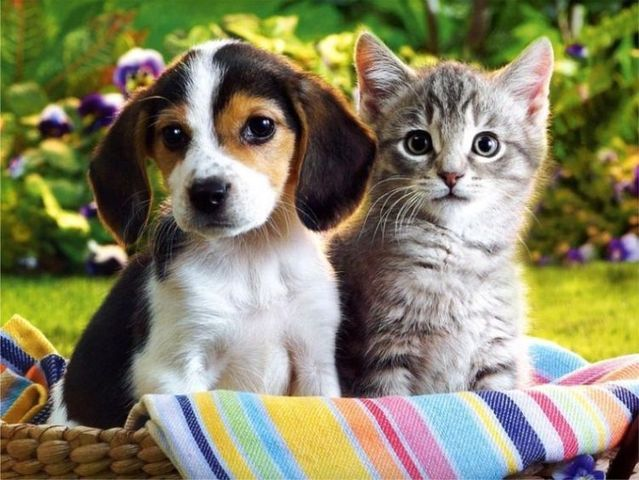
#> input picture Teoría/7. Procesamiento digital de imágenes/imag1.jpg, 639 x 480 px
$ python Color_sps.py
#> lines starting #> are read from the running program, lines starting #| are printed output that depends on the picture
import cv2 as cv
import numpy as np
from matplotlib import pyplot as plt
import ctypes

def RGB_HSV (imag):
    i_hsv = cv.cvtColor(imag, cv.COLOR_BGR2HSV)
    plot_imags(imag, i_hsv, 'RGB', 'HSV') #mostrando imagenes
    split_channs(i_hsv, 'Hue', 'Saturation', 'Value') #Dividiendo canales


def RGB_LAB(imag):
    i_lab = cv.cvtColor(imag, cv.COLOR_BGR2Lab)
    plot_imags(imag, i_lab, 'RGB', 'L*a*b*') #mostrando imagenes
    split_channs(i_lab, 'L*', 'a*', 'b*') #Dividiendo canales

def split_channs(imag, t1='Canal 1', t2='Canal 2', t3='Canal 3'):
    C1, C2, C3 = cv.split(imag)
    plt.subplot(1,3,1)
    plt.imshow(C1, 'gray')
    plt.title(t1)
    plt.subplot(1,3,2)
    plt.imshow(C2, 'gray')
    plt.title(t2)
    plt.subplot(1,3,3)
    plt.imshow(C3, 'gray')
    plt.title(t3)
    plt.show()

def plot_imags(original, transformada, titulo1 = 'Antes', titulo2 = 'Después'):
    plt.subplot(1,2,1)
    plt.imshow(original)
    plt.title(titulo1)
    plt.subplot(1,2,2)
    plt.imshow(transformada)
    plt.title(titulo2)
    plt.show()

imagN = cv.imread('imag1.jpg') # CARGANDO IMAGEN NATURAL BGR
#> imagN is the input picture: shape (480, 639, 3); mean B, G, R 100.4, 130.1, 133
imagS = cv.imread('dibujo.png') # CARGANDO IMAGEN SINTÉTICA BGR
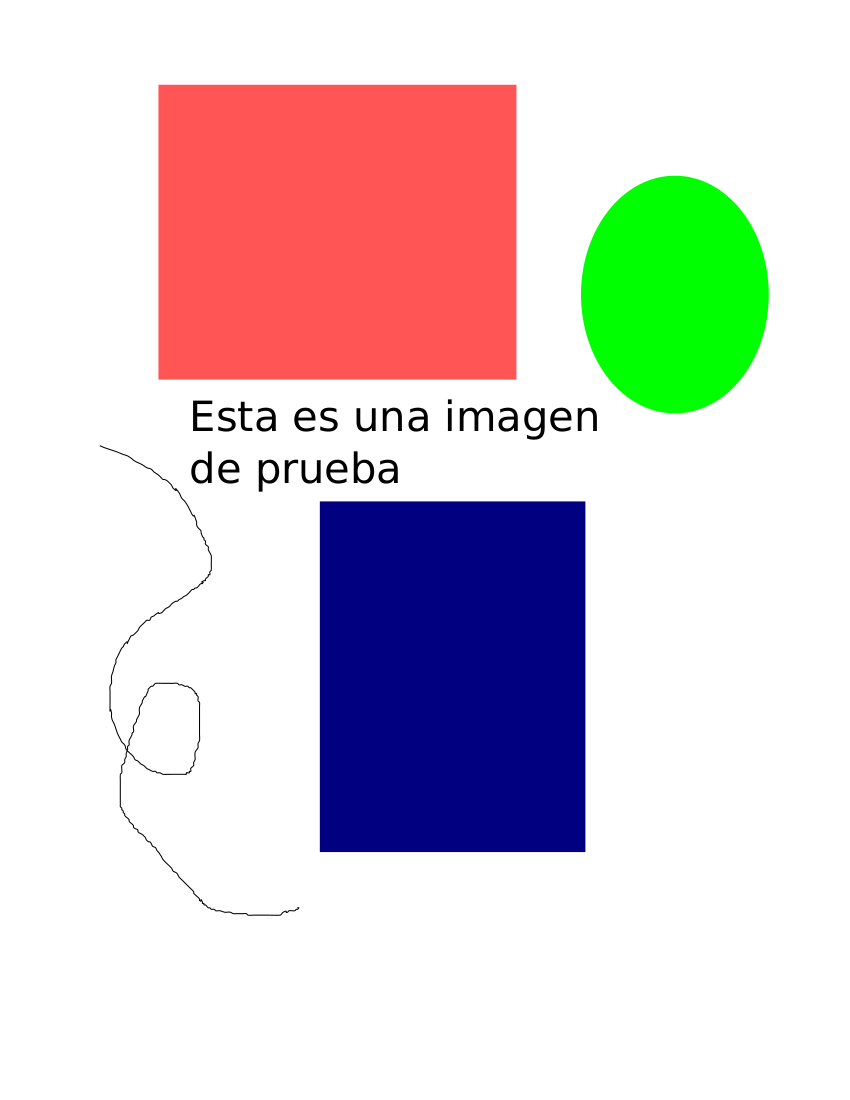
#> input picture Teoría/7. Procesamiento digital de imágenes/dibujo.png, 850 x 1100 px
#> imagS is the input picture: shape (1100, 850, 3); mean B, G, R 211.9, 208.7, 218.3

# Imagenes a RGB
RGB_imagN = cv.cvtColor(imagN, cv.COLOR_BGR2RGB) #BGR -> RGB
RGB_imagS = cv.cvtColor(imagS, cv.COLOR_BGR2RGB) #BGR -> RGB

plot_imags(imagN, RGB_imagN, 'BGR', 'RGB')
split_channs(RGB_imagN, 'Rojo', 'Verde', 'Azul')
#> in split_channs, `C1, C2, C3 = cv.split(imag)`:
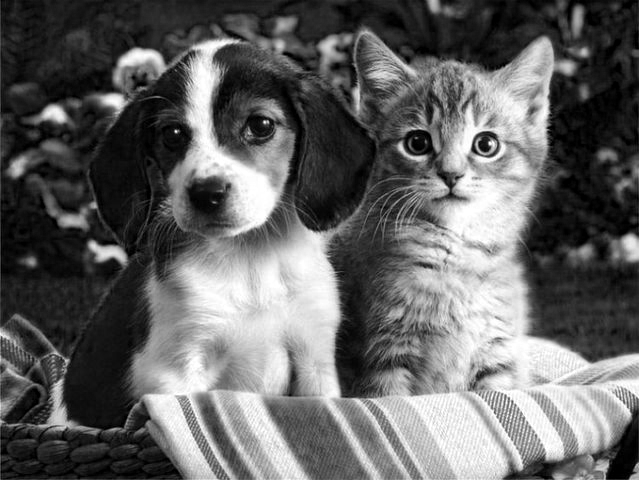
#> C3: shape (480, 639); min 0, max 255, mean 100.4

plot_imags(imagS, RGB_imagS, 'BGR', 'RGB')
split_channs(RGB_imagS, 'Rojo', 'Verde', 'Azul')

#imagen a HSV
RGB_HSV(RGB_imagN)
#> in RGB_HSV, `i_hsv = cv.cvtColor(imag, cv.COLOR_BGR2HSV)`: i_hsv: shape (480, 639, 3); mean H, S, V 92.5, 104.9, 143.7
RGB_HSV(RGB_imagS)
#> in RGB_HSV (call 2), `i_hsv = cv.cvtColor(imag, cv.COLOR_BGR2HSV)`: i_hsv: shape (1100, 850, 3); mean H, S, V 15.9, 54.1, 240.7
#> call 4 of split_channs, with t1 = 'Hue', t2 = 'Saturation', t3 = 'Value'
#> in split_channs (call 4), `C1, C2, C3 = cv.split(imag)`:
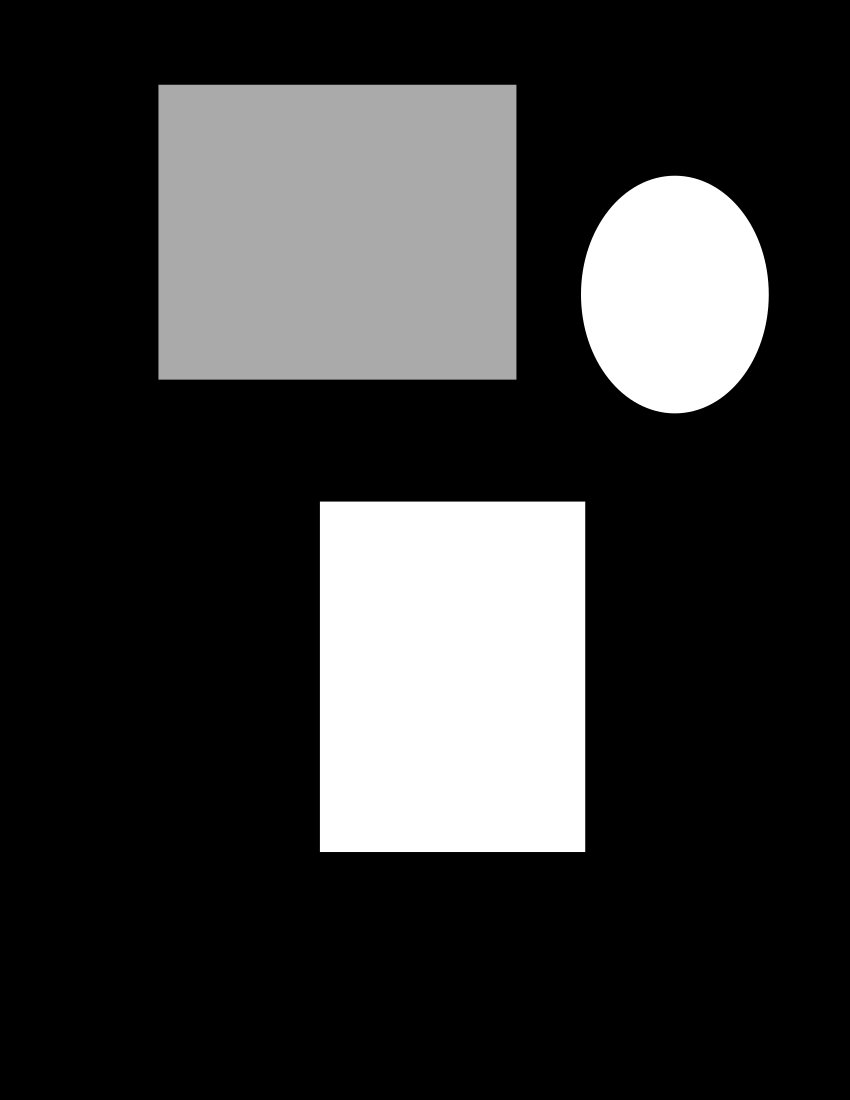
#> C2: shape (1100, 850); min 0, max 255, mean 54.1

#imagen a L*a*b*
RGB_LAB(RGB_imagN)
#> in RGB_LAB, `i_lab = cv.cvtColor(imag, cv.COLOR_BGR2Lab)`: i_lab: shape (480, 639, 3); mean of channels 0, 1, 2 131.7, 120.9, 124.1
#> in split_channs (call 5), `C1, C2, C3 = cv.split(imag)`:
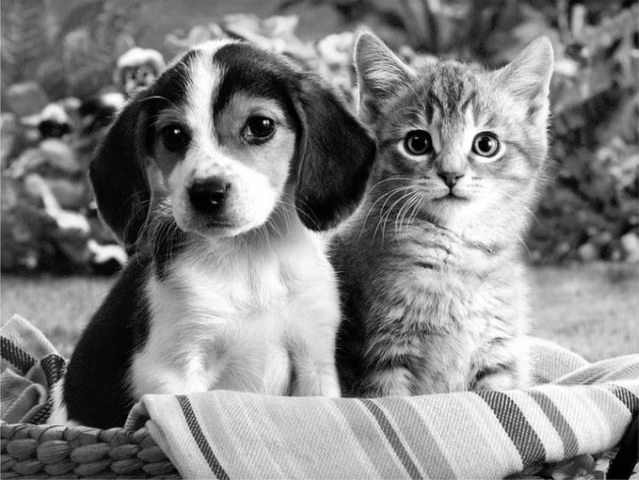
#> C1: shape (480, 639); min 0, max 255, mean 131.7
#> in split_channs (call 5), `C1, C2, C3 = cv.split(imag)`:
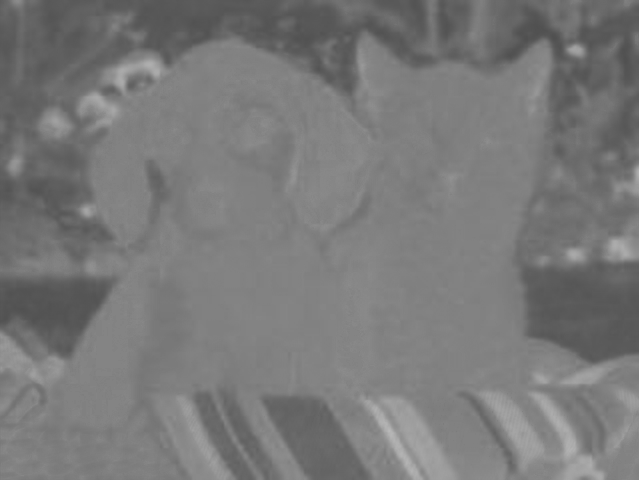
#> C2: shape (480, 639); min 80, max 185, mean 120.9
RGB_LAB(RGB_imagS)
#> in RGB_LAB (call 2), `i_lab = cv.cvtColor(imag, cv.COLOR_BGR2Lab)`: i_lab: shape (1100, 850, 3); mean of channels 0, 1, 2 217.9, 135.3, 125.4
#> in split_channs (call 6), `C1, C2, C3 = cv.split(imag)`:
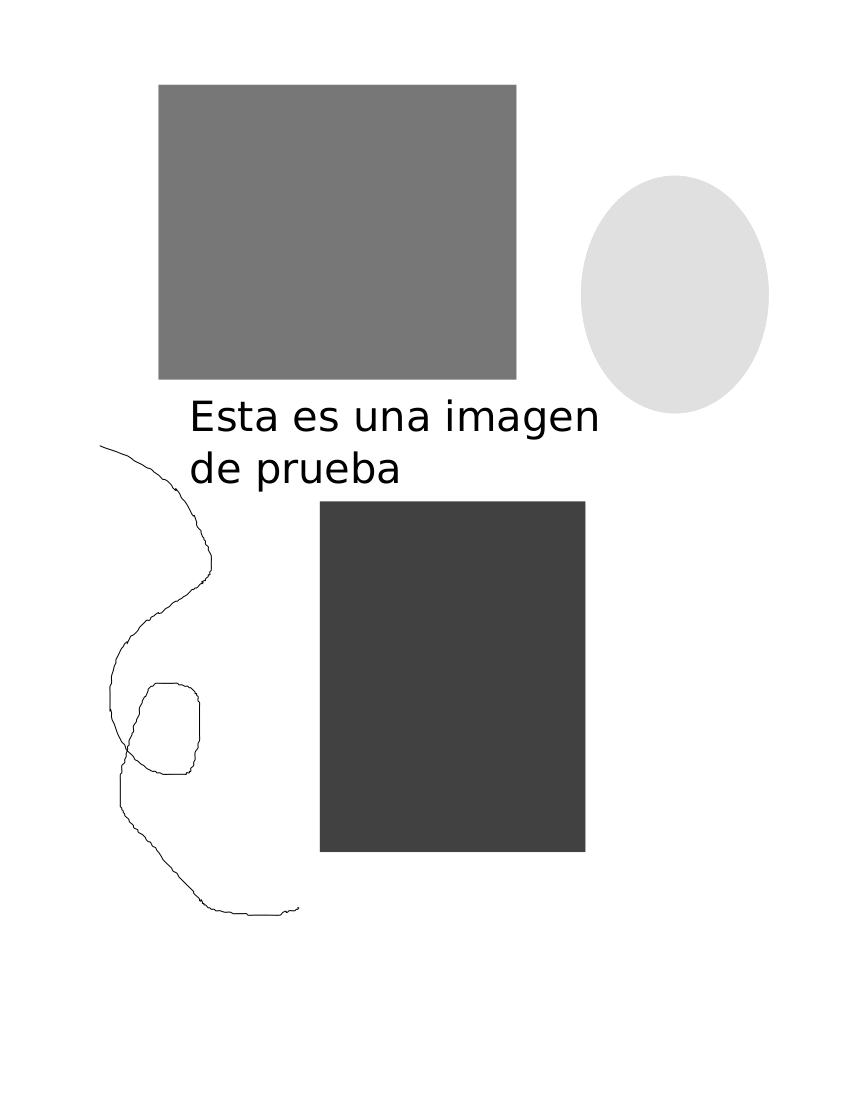
#> C1: shape (1100, 850); min 0, max 255, mean 217.9
#> in split_channs (call 6), `C1, C2, C3 = cv.split(imag)`:
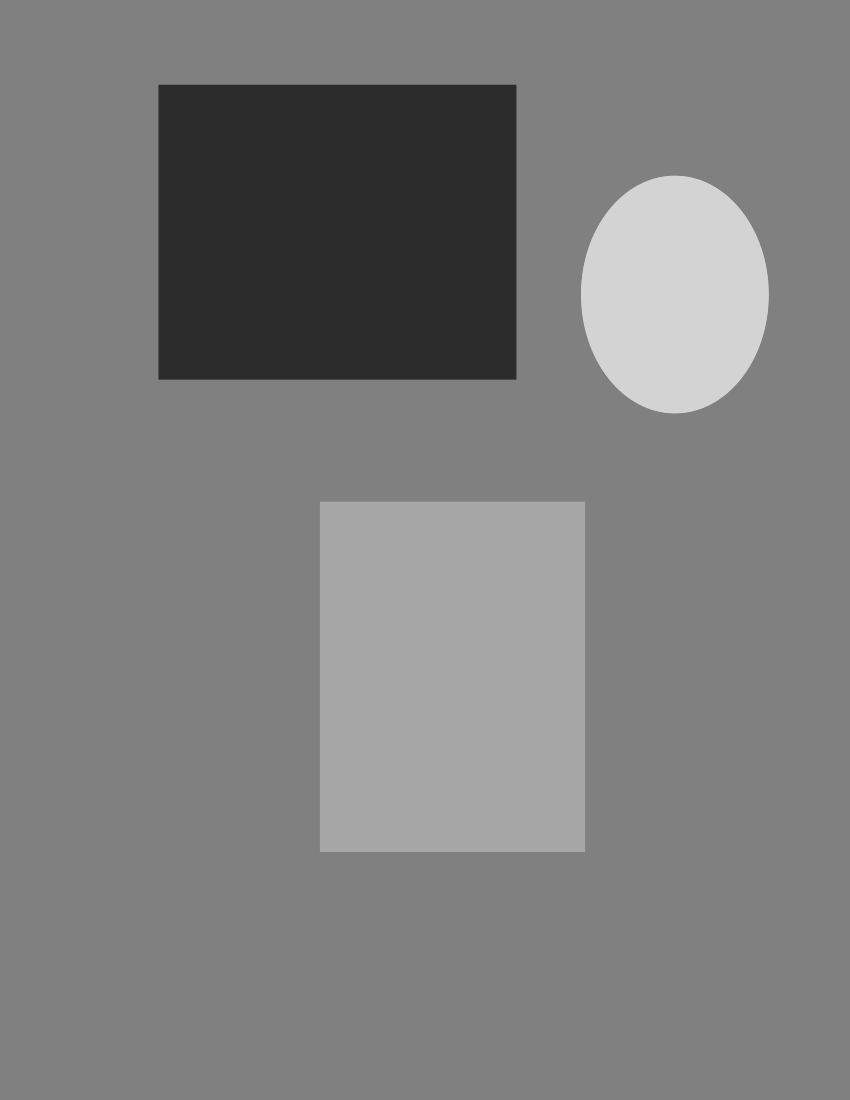
#> C3: shape (1100, 850); min 44, max 211, mean 125.4
